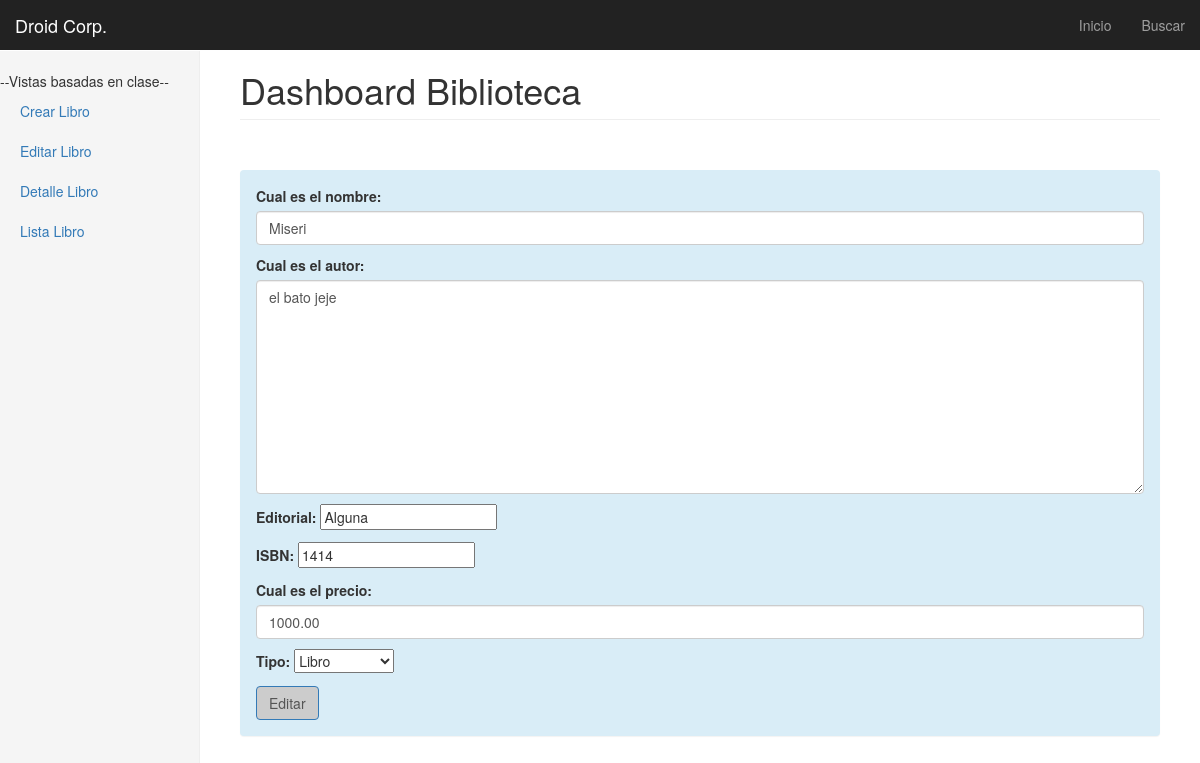
The app's page /libros/3/editar/ with its own data.
### libros/models.py (models this page shows, shortened)
class libromodelo(models.Model):
    nombre = models.CharField(max_length = 40)
    autor = models.CharField(max_length = 40)
    editorial = models.CharField(max_length = 40)
    ISBN = models.CharField(max_length = 40)
    precio = models.DecimalField(max_digits=9999, decimal_places=2)
    slug = models.SlugField(blank=True)

### libros/views.py (the view)
# urls.py: url(r'^(?P<pk>\d+)/editar/$', ActualizarLibro.as_view(), name='update_view'),
class ActualizarLibro(UpdateView):
    model = libromodelo
    form_class = LibroModelForm
    success_url = "/libros/lista/"
    def get_context_data(self, *args, **kwargs):
        context = super(ActualizarLibro, self).get_context_data(*args, **kwargs)
        context["submit_btn"]="Editar"
        return context

### libros/forms.py (shortened to what this page needs)
class LibroModelForm(forms.ModelForm):
    tipo=forms.ChoiceField(choices=OPCIONES_TIPO)
    class Meta:
        model=libromodelo
        fields=[
            "nombre",
            "autor",
            "editorial",
            "ISBN",
            "precio",
            "tipo"
        ]
        labels={
            "nombre":"Cual es el nombre",
            "autor":"Cual es el autor",
            "precio":"Cual es el precio"
        }
        widgets={
            "nombre":forms.TextInput(attrs={'class':'form-control','placeholder':'Ponga el nombre'}),
            "autor":forms.Textarea(attrs={'class':'form-control'}),
            "precio":forms.NumberInput(attrs={'class':'form-control'})
        }

### templates/libros/libromodelo_form.html
{% extends "base.html" %}
{%block content%}
{%include "form.html" with form=form submit_btn=submit_btn%}
{%endblock%}

### templates/form.html (shortened to what this page needs)
<div class="panel panel-default">
  <div class="panel-body">
    <form class="" action="" method="POST" class=form-horizontal>{% csrf_token %}
      {{form.as_p}}
      <input type="submit" class ="btn btn-primary "name="" value="{{submit_btn}}">
    </form>
  </div>
</div>

### static/css/dashboard.css (style rules this page uses)
body { padding-top: 50px; }

### static/css/mycss.css (style rules this page uses)
.panel { margin-bottom: 20px; background-color: #d9edf7; border: 1px solid transparent; border-radius: 4px; -webkit-box-shadow: 0 1px 1px rgba(0,0,0,.05); box-shadow: 0 1px 1px rgba(0,0,0,.05); }
.btn-primary { color: #555; background-color: #ccc; border-color: #337ab7; }

### records on screen
libromodelo: nombre "Miseri", autor "el bato jeje", editorial "Alguna", ISBN "1414", precio "1000.00"
